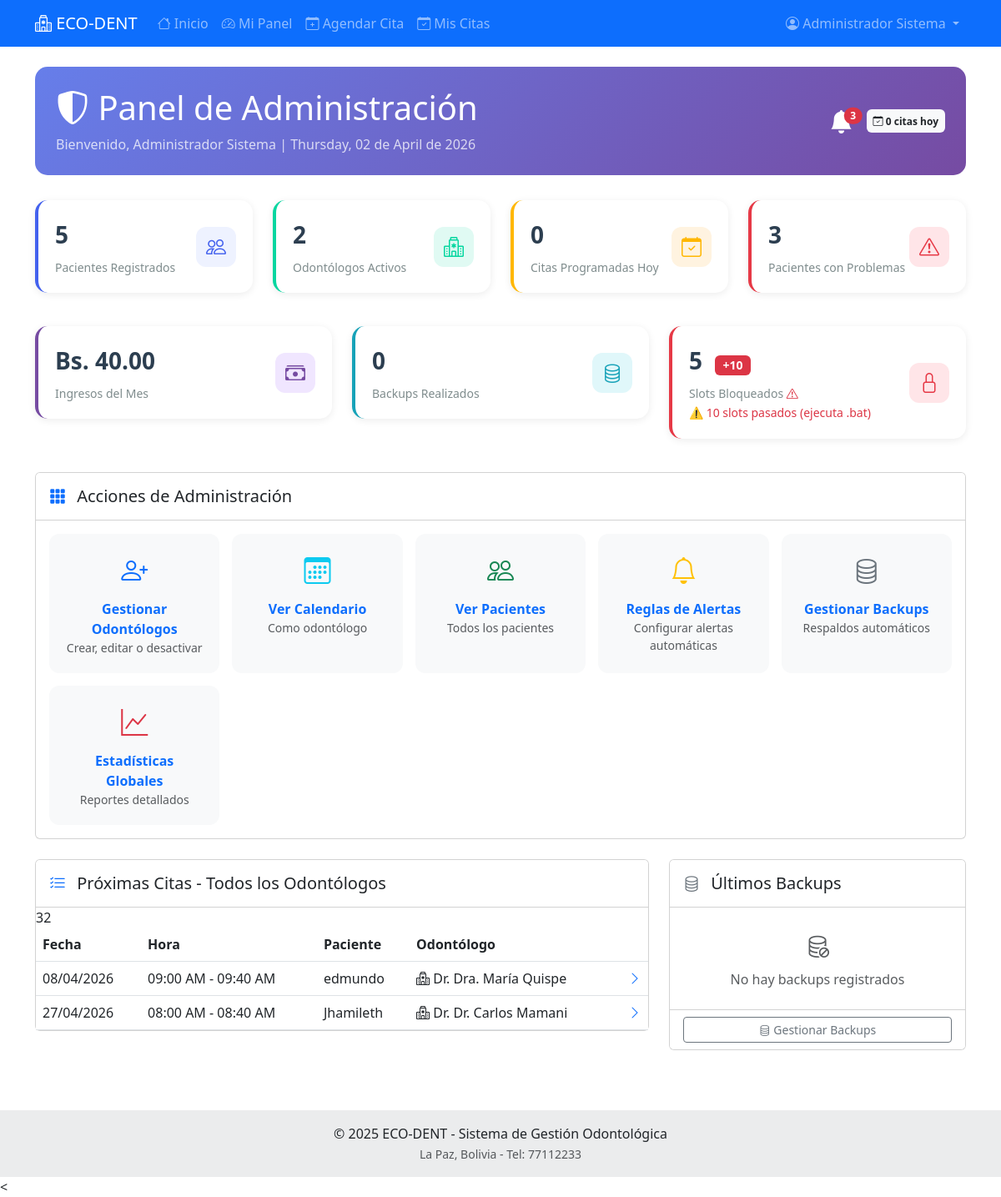
The app's page /public/admin/dashboard.php (signed in), older data.
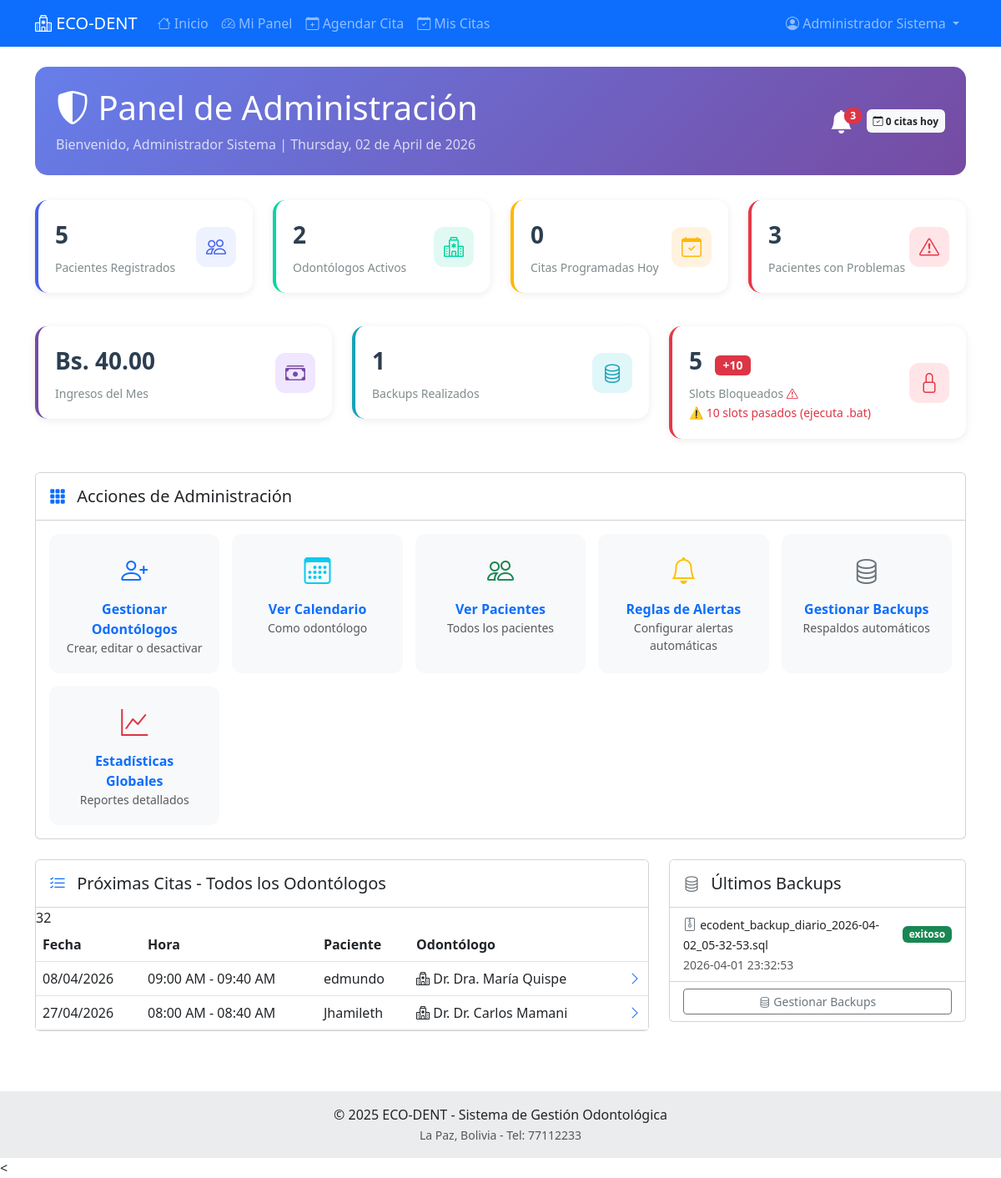
The same page, newer data.
### tables this page shows
CREATE TABLE `citas` (
  `id_cita` int(11) NOT NULL AUTO_INCREMENT,
  `id_paciente` int(11) NOT NULL,
  `id_odontologo` int(11) NOT NULL,
  `fecha_cita` date NOT NULL,
  `hora_cita` time NOT NULL,
  `hora_fin` time DEFAULT NULL,
  `motivo` varchar(255) DEFAULT NULL,
  `estado` enum('programada','confirmada','completada','cancelada_pac','cancelada_doc','ausente') DEFAULT 'programada',
  `cambios_realizados` int(11) DEFAULT 0,
  `limite_cambios` int(11) DEFAULT 3,
  `puede_modificar` tinyint(1) DEFAULT 1,
  `llego_tarde` tinyint(1) DEFAULT 0,
  `minutos_tarde` int(11) DEFAULT 0,
  `cancelado_por` int(11) DEFAULT NULL,
  `motivo_cancelacion` text DEFAULT NULL,
  `fecha_cancelacion` datetime DEFAULT NULL,
  `notificacion_enviada` tinyint(1) DEFAULT 0,
  `fecha_recordatorio_24h` datetime DEFAULT NULL,
  `fecha_recordatorio_1h` datetime DEFAULT NULL,
  `fecha_creacion` datetime DEFAULT current_timestamp(),
  `fecha_actualizacion` datetime DEFAULT NULL ON UPDATE current_timestamp(),
  PRIMARY KEY (`id_cita`),
  KEY `idx_fecha_cita` (`fecha_cita`),
  KEY `idx_odontologo_fecha` (`id_odontologo`,`fecha_cita`),
  KEY `idx_paciente` (`id_paciente`),
  KEY `idx_estado` (`estado`),
  CONSTRAINT `citas_ibfk_1` FOREIGN KEY (`id_paciente`) REFERENCES `pacientes` (`id_paciente`) ON DELETE CASCADE,
  CONSTRAINT `citas_ibfk_2` FOREIGN KEY (`id_odontologo`) REFERENCES `odontologos` (`id_odontologo`) ON DELETE CASCADE
);

CREATE TABLE `usuarios` (
  `id_usuario` int(11) NOT NULL AUTO_INCREMENT,
  `email` varchar(100) NOT NULL,
  `contrasena_hash` varchar(255) NOT NULL,
  `nombre_completo` varchar(150) NOT NULL,
  `telefono` varchar(20) DEFAULT NULL,
  `rol` enum('paciente','odontologo','admin') NOT NULL,
  `email_verificado` tinyint(1) DEFAULT 0,
  `codigo_verificacion` varchar(10) DEFAULT NULL,
  `codigo_expiracion` datetime DEFAULT NULL,
  `activo` tinyint(1) DEFAULT 1,
  `fecha_registro` datetime DEFAULT current_timestamp(),
  `ultimo_acceso` datetime DEFAULT NULL,
  PRIMARY KEY (`id_usuario`),
  UNIQUE KEY `email` (`email`),
  KEY `idx_email` (`email`),
  KEY `idx_rol` (`rol`)
);

CREATE TABLE `backups` (
  `id_backup` int(11) NOT NULL AUTO_INCREMENT,
  `nombre_archivo` varchar(255) NOT NULL,
  `tipo` enum('diario','semanal','mensual') NOT NULL,
  `tamano` int(11) DEFAULT NULL,
  `ruta` varchar(500) NOT NULL,
  `estado` enum('exitoso','fallido','en_progreso') DEFAULT 'exitoso',
  `fecha_creacion` datetime DEFAULT current_timestamp(),
  PRIMARY KEY (`id_backup`)
);

### public/admin/dashboard.php (the view, shortened to what the changed rows need)
<?php
$conexion = conectarBD();
$hoy = date('Y-m-d');
$stmt = $conexion->prepare("SELECT COUNT(*) as total FROM citas WHERE fecha_cita = ? AND estado IN ('programada', 'confirmada')");
$stmt->bind_param("s", $hoy);
$stmt->execute();
$result = $stmt->get_result();
$proximas_citas = $conexion->query("
    SELECT c.id_cita, c.fecha_cita, c.hora_cita, c.hora_fin,
           u.nombre_completo as paciente,
           od.nombre_completo as odontologo
    FROM citas c
    JOIN pacientes p ON c.id_paciente = p.id_paciente
    JOIN usuarios u ON p.id_usuario = u.id_usuario
    JOIN odontologos o ON c.id_odontologo = o.id_odontologo
    JOIN usuarios od ON o.id_usuario = od.id_usuario
    WHERE c.fecha_cita >= CURDATE()
    AND c.estado IN ('programada', 'confirmada')
    ORDER BY c.fecha_cita ASC, c.hora_cita ASC
    LIMIT 10
");
$backups = $conexion->query("
    SELECT * FROM backups
    ORDER BY fecha_creacion DESC
    LIMIT 5
");
require_once '../../includes/header.php';
?>
<div class="admin-header">
    <div class="d-flex justify-content-between align-items-center">
        <div>
            <h1 class="mb-2">
                <i class="bi bi-shield-shaded"></i> Panel de Administración
            </h1>
        </div>
    </div>
</div>
<div class="row mb-4">
    <div class="col-md-4 mb-3">
        <div class="stat-card" style="border-left-color: #17a2b8;">
            <div class="d-flex justify-content-between align-items-center">
                <div>
                    <div class="stat-number"><?php echo $backups ? $backups->num_rows : 0; ?></div>
                    <div class="stat-label">Backups Realizados</div>
                </div>
            </div>
        </div>
    </div>
</div>
<div class="row">
    <div class="col-md-8 mb-4">
        <div class="card">
            <div class="card-body p-0">
                <table class="citas-table table mb-0">
                    <thead>
                            <th>Fecha</th>
                            <th>Hora</th>
                            <th>Paciente</th>
                            <th>Odontólogo</th>
                            <th></th>
                    </thead>
                    <tbody>
                        <?php if ($proximas_citas && $proximas_citas->num_rows > 0): ?>
                            <?php while($cita = $proximas_citas->fetch_assoc()): ?>
                            <tr onclick="window.location.href='/ecodent/public/odontologo/detalle_cita.php?id_cita=<?php echo $cita['id_cita']; ?>'">
                                <td>
                                    <?php
                                    if ($cita['fecha_cita'] == $hoy) {
                                        echo '<span class="badge bg-primary">Hoy</span>';
                                    } else {
                                        echo date('d/m/Y', strtotime($cita['fecha_cita']));
                                    }
                                    ?>
                                </td>
                                <td><?php echo date('h:i A', strtotime($cita['hora_cita'])); ?> - <?php echo date('h:i A', strtotime($cita['hora_fin'])); ?></td>
                                <td><?php echo htmlspecialchars($cita['paciente']); ?></td>
                                <td><i class="bi bi-hospital"></i> Dr. <?php echo htmlspecialchars($cita['odontologo']); ?></td>
                                <td class="text-end"><i class="bi bi-chevron-right text-primary"></i></td>
                            </tr>
                            <?php endwhile; ?>
                        <?php endif; ?>
                    </tbody>
                </table>
            </div>
        </div>
    </div>
    <div class="col-md-4 mb-4">
        <div class="card">
            <div class="card-body p-0">
                <div class="list-group list-group-flush">
                    <?php if ($backups && $backups->num_rows > 0): ?>
                        <?php while($backup = $backups->fetch_assoc()): ?>
                        <div class="list-group-item">
                            <div class="d-flex justify-content-between align-items-center">
                                <div>
                                    <i class="bi bi-file-zip text-secondary"></i>
                                    <small><?php echo htmlspecialchars($backup['nombre_archivo']); ?></small>
                                </div>
                                <span class="badge bg-success"><?php echo htmlspecialchars($backup['estado']); ?></span>
                            </div>
                            <small class="text-muted"><?php echo $backup['fecha_creacion']; ?></small>
                        </div>
                        <?php endwhile; ?>
                    <?php else: ?>
                        <div class="list-group-item text-center text-muted py-4">
                            <i class="bi bi-database-slash fs-3 d-block mb-2"></i>
                            No hay backups registrados
                        </div>
                    <?php endif; ?>
                </div>
            </div>
        </div>
    </div>
</div>
<?php require_once '../../includes/footer.php'; ?>

Row changes from the older to the newer data that the page shows:
added backups: nombre_archivo "ecodent_backup_diario_2026-04-02_05-32-53.sql", estado "exitoso", fecha_creacion "2026-04-01 23:32:53"
Text that changed along with them:
$backups->num_rows: "0" → "1"
text no longer shown: "No hay backups registrados"
